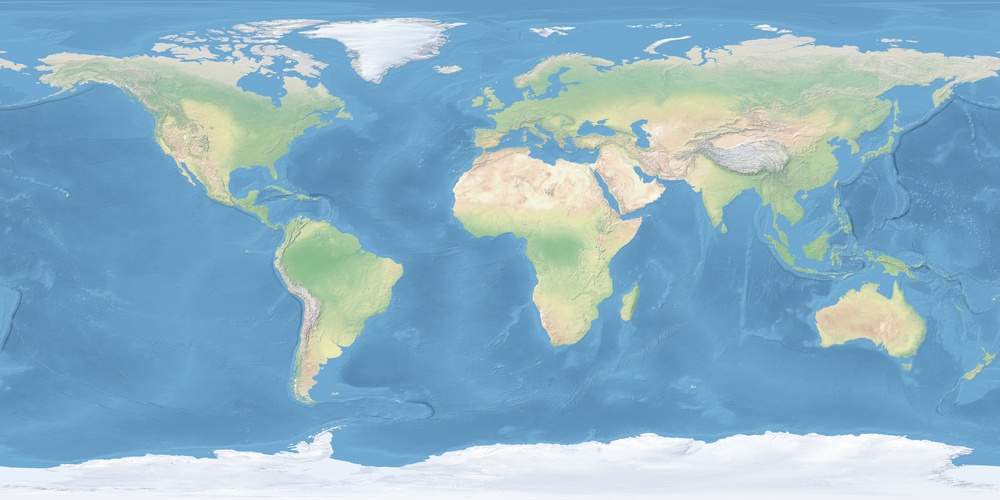
#> input picture blender_worker/codebuilt/mapdata/ne2_50m_sr_w_4096.jpg, 1000 x 500 px, shrunk from 4096 x 2048 before the run
$ python exposure.py ../../../blender_worker/codebuilt/mapdata/ne2_50m_sr_w_4096.jpg
#> lines starting #> are read from the running program, lines starting #| are printed output that depends on the picture
"""Advisory exposure measurements; never a QA gate.

codex · gpt-6.1-sol · 2026-11-19 14:31 +02:00
Calibrated against the two Sonnet proof-day drafts and tools-demo shorts.
"""
import json
import sys

from PIL import Image, ImageStat


def frame_exposure(image):
    grey = image.convert('L')
    stats = ImageStat.Stat(grey)
    mean, contrast = stats.mean[0] / 255, stats.stddev[0] / 255
    hist = grey.histogram()
    black_share = sum(hist[:3]) / sum(hist)  # <= 2/255; avoids dark blue night/space skies
    issues = []
    if mean >= 0.72 and contrast <= 0.14:
        issues.append('pale')
    # Only warn in otherwise bright frames: intentionally dark scenes are ambiguous.
    if mean >= 0.35 and black_share >= 0.20:
        issues.append('black_region')
    return {'mean': round(mean, 4), 'contrast': round(contrast, 4),
            'black_share': round(black_share, 4), 'issues': issues}


def sheet_exposure(file, cols=6, rows=2):
    """The final CB5 sheet is twelve tiles, six columns, with no header."""
#> called with cols = 6, rows = 2
    findings, tiles = [], []
    with Image.open(file, formats=['PNG', 'JPEG']) as sheet:
#> sheet is the input picture: PIL image 1000x500 RGB; mean R, G, B 140.1, 178.2, 198.7
        w, h = sheet.size
#> w = 1000; h = 500
        for i in range(cols * rows):
            box = (i % cols * w // cols, i // cols * h // rows,
                   (i % cols + 1) * w // cols, (i // cols + 1) * h // rows)
            tile = frame_exposure(sheet.crop(box))
            tiles.append({'tile': i + 1, **tile})
            for issue in tile['issues']:
                message = ('is washed out; lower exposure or use a darker sky' if issue == 'pale'
                           else 'has a large black region; check the surface and add fill light')
                findings.append(f'final-sheet tile {i + 1} {message}')
#> this loop made 12 passes
#> (mean in frame_exposure, contrast in frame_exposure) on passes 1 to 12: (0.59, 0.0781), (0.681, 0.102), (0.642, 0.123), (0.731, 0.118), (0.716, 0.104), (0.614, 0.0993), (0.617, 0.133), (0.669, 0.144), (0.654, 0.144), (0.688, 0.161), (0.667, 0.159), (0.691, 0.151)
#> pass 1, in frame_exposure, `grey = image.convert('L')`:
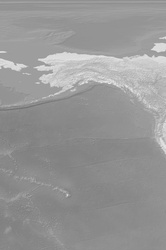
#> grey: PIL image 166x250 L; min 115, max 232, mean 150.5
#> pass 2, in frame_exposure (call 2), `grey = image.convert('L')`:
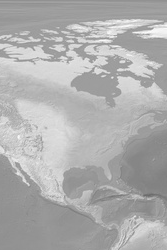
#> grey: PIL image 167x250 L; min 106, max 252, mean 173.8
#> pass 3, in frame_exposure (call 3), `grey = image.convert('L')`:
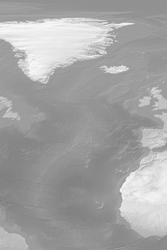
#> grey: PIL image 167x250 L; min 119, max 251, mean 163.8
#> after the loop, findings = 1 item; tiles = 12 items
    return {'tiles': tiles, 'findings': findings}


if __name__ == '__main__':
    try:
        print(json.dumps(sheet_exposure(sys.argv[1])))
    except Exception:
        # This measurement must never prevent a draft, including on unreadable sheets.
        print(json.dumps({'findings': [], 'unavailable': True}))
